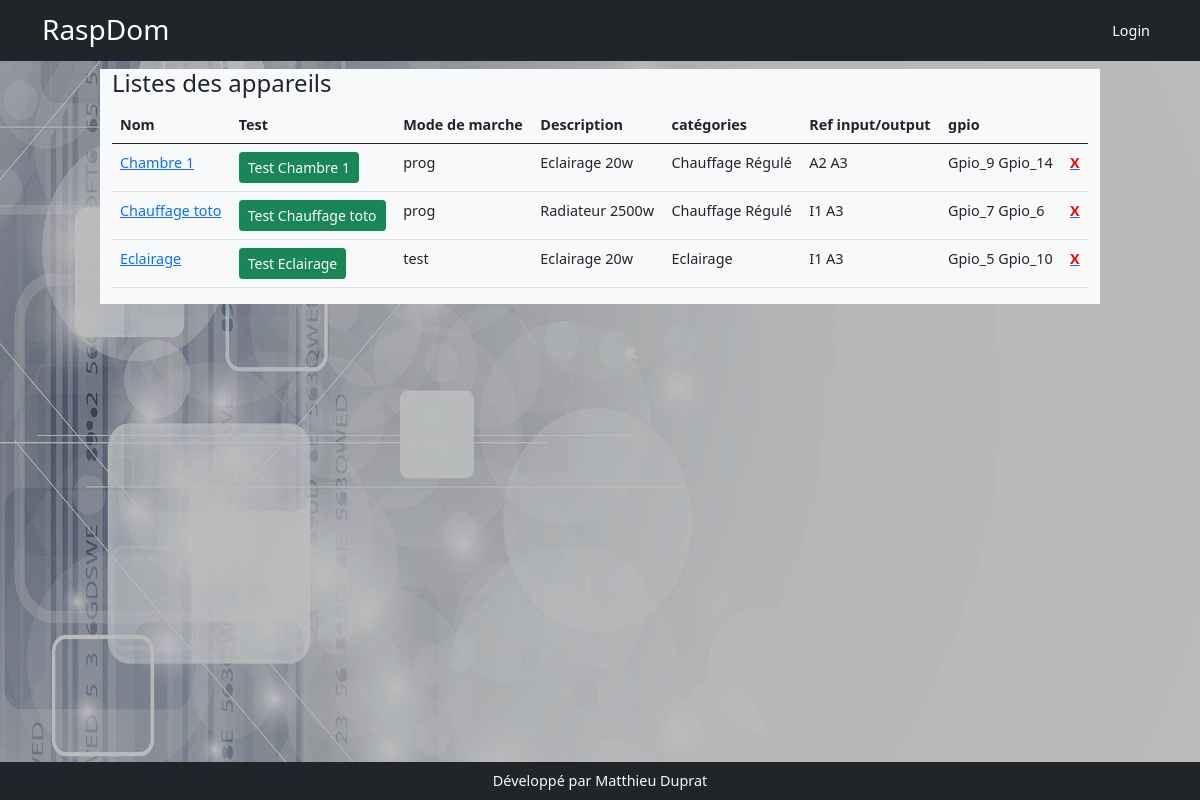
The page /appareils on the database its author committed.
### models.py (models this page shows, shortened)
class Appareil(db.Model):
    id = db.Column(db.Integer, primary_key=True)
    nom = db.Column(db.String(200))
    description = db.Column(db.String(200))
    categorieappareil = db.Column(db.String(200), nullable=True)
    sortie = db.Column(db.String(200), nullable=True)
    image = db.Column(db.String(200), nullable=True)
    gpios = db.relationship('Gpio', backref='appareil', lazy=True)
    order_gpio = db.Column(db.String(200))
    nbre_gpio = db.Column(db.Integer)
    programmations = db.relationship('Programmation', backref='appareil_programmation', lazy=True)
    mode_de_marche = db.relationship('ModeDeMarche', uselist=False,  backref='appareil_mode_de_marche', lazy=True)
    auto = db.relationship('Auto', uselist=False, backref='appareil_auto', lazy=True)
    sonde_id = db.Column(db.Integer, db.ForeignKey('sonde.id'))
    sonde = db.relationship('Sonde', uselist=False, backref='appareil_sonde', lazy=True)
    manuel = db.relationship('Manuel', uselist=False, backref='appareil_ordre', lazy=True)
    label = db.Column(db.String(250))

class ModeDeMarche(db.Model):
    id = db.Column(db.Integer, primary_key=True)
    appareil_id = db.Column(db.Integer,db.ForeignKey('appareil.id'), nullable=False)
    mode_de_marche = db.Column(db.String(200), default='off')

class Gpio(db.Model):
    id = db.Column(db.Integer, primary_key=True)
    nom = db.Column(db.String(200))
    mode = db.Column(db.String(10))
    valeur = db.Column(db.String(10))
    info = db.Column(db.String(200))
    appareil_id = db.Column(db.Integer, db.ForeignKey('appareil.id'), nullable=True, default='')

### app.py (the view)
@app.route('/appareils')
def appareils():
    appareils = Appareil.query.order_by('nom')
    return render_template('appareil/appareils.html', appareils=appareils)

### templates/appareil/appareils.html
{% extends 'base.html' %}
{% block content %}
<div class="row">
    <div class="col-md-10 mx-auto  bg-light">
        <h4>Listes des appareils</h4>
        <table class="table">
            <thead>
                <tr>
                    <th>Nom</th>
                    <th>Test</th>
                    <th>Mode de marche</th>
                    <th>Description</th>
                    <th>catégories</th>
                    <th>Ref input/output</th>
                    <th>gpio</th>
                    <th></th>
                </tr>
            </thead>
            <tbody>{% for appareil in appareils %}
                <tr>
                    <td><a href="{{url_for('edit_appareil', appareil_id=appareil.id)}}">{{appareil.nom}}</a> </td>
                    <td><a class="btn btn-success btn-sm" href="{{ url_for('test', appareil_id=appareil.id)}}">Test {{appareil.nom}}</a></td>
                    <td>{{ appareil.mode_de_marche.mode_de_marche}}</td>
                    <td>{{ appareil.description}}</td>
                    <td>{{appareil.label}}</td>
                    <td>{% for data in appareil.gpios if data %} {{data.nom}}{% endfor %}</td>
                    <td>{% for data in appareil.gpios if data %} {{data.valeur}} {% endfor %}</td>
                    <td><a href="{{url_for('delete_appareil', appareil_id=appareil.id)}}"><b style="color:red">X</b></a></td>
                </tr>{% endfor %}
            </tbody>
        </table>
    </div>
</div>
{% endblock %}

### rows shown on the page
Appareil: nom "Chambre 1", mode_de_marche.mode_de_marche "prog", description "Eclairage 20w", label "Chauffage Régulé"
Gpio: nom "A2", valeur "Gpio_9"
Gpio: nom "A3", valeur "Gpio_14"
Appareil: nom "Chauffage toto", mode_de_marche.mode_de_marche "prog", description "Radiateur 2500w", label "Chauffage Régulé"
Gpio: nom "I1", valeur "Gpio_7"
Gpio: nom "A3", valeur "Gpio_6"
Appareil: nom "Eclairage", mode_de_marche.mode_de_marche "test", description "Eclairage 20w", label "Eclairage"
Gpio: nom "I1", valeur "Gpio_5"
Gpio: nom "A3", valeur "Gpio_10"
